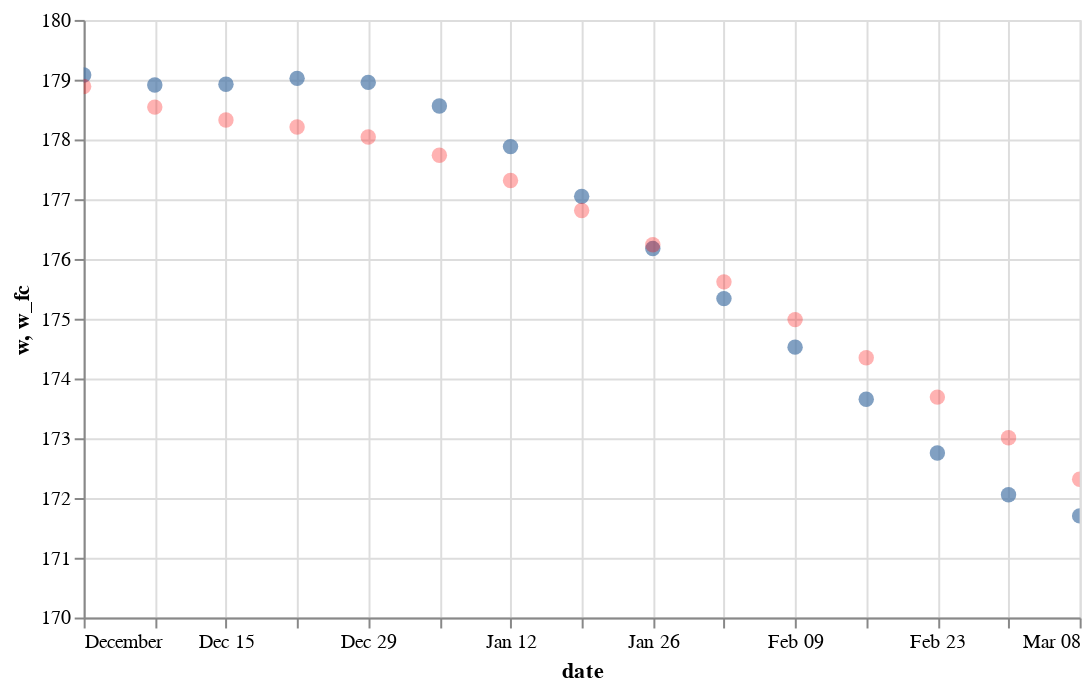

Write notebook code for a chart like this one.
### Code cell
ch1=alt.Chart(wgt_forecast).mark_circle(size=60).encode(
    x='date',  
    y=alt.Y('w',
        scale=alt.Scale(domain=(170, 180))
    ),  
    tooltip=['date', 'w', 'w_fc']
).properties(
    width=500,
    height=300
).interactive()
ch2=alt.Chart(wgt_forecast).mark_circle(size=60,color='red', opacity=0.3).encode(
    x='date',  
    y=alt.Y('w_fc',
        scale=alt.Scale(domain=(170, 180))
    ),  
    tooltip=['date', 'w', 'w_fc']
).properties(
    width=500,
    height=300
).interactive()
ch1+ch2

### Figure 1 — Vega-Lite specification as saved in the notebook (floating-point values rounded to 4 significant figures)
{"config": {"view": {"continuousWidth": 400, "continuousHeight": 300}}, "layer": [{"mark": {"type": "circle", "size": 60}, "encoding": {"tooltip": [{"type": "temporal", "field": "date"}, {"type": "quantitative", "field": "w"}, {"type": "quantitative", "field": "w_fc"}], "x": {"type": "temporal", "field": "date"}, "y": {"type": "quantitative", "field": "w", "scale": {"domain": [170, 180]}}}, "height": 300, "selection": {"selector067": {"type": "interval", "bind": "scales", "encodings": ["x", "y"]}}, "width": 500}, {"mark": {"type": "circle", "color": "red", "opacity": 0.3, "size": 60}, "encoding": {"tooltip": [{"type": "temporal", "field": "date"}, {"type": "quantitative", "field": "w"}, {"type": "quantitative", "field": "w_fc"}], "x": {"type": "temporal", "field": "date"}, "y": {"type": "quantitative", "field": "w_fc", "scale": {"domain": [170, 180]}}}, "height": 300, "selection": {"selector068": {"type": "interval", "bind": "scales", "encodings": ["x", "y"]}}, "width": 500}], "data": {"name": "data-ee5dd9b3ad220ba6ce283ffabb5f1256"}, "$schema": "https://vega.github.io/schema/vega-lite/v4.0.2.json", "datasets": {"data-ee5dd9b3ad220ba6ce283ffabb5f1256": [{"w_prev": 179.3, "c": 2158.0, "s": 14950.0, "w": 179.1, "w_fc": 178.9, "date": "2019-12-01T00:00:00"}, {"w_prev": 179.1, "c": 2169.0, "s": 14850.0, "w": 178.9, "w_fc": 178.5, "date": "2019-12-08T00:00:00"}, {"w_prev": 178.9, "c": 2232.0, "s": 14270.0, "w": 178.9, "w_fc": 178.3, "date": "2019-12-15T00:00:00"}, {"w_prev": 178.9, "c": 2281.0, "s": 13860.0, "w": 179.0, "w_fc": 178.2, "date": "2019-12-22T00:00:00"}, {"w_prev": 179.0, "c": 2257.0, "s": 14100.0, "w": 179.0, "w_fc": 178.0, "date": "2019-12-29T00:00:00"}, {"w_prev": 179.0, "c": 2183.0, "s": 14640.0, "w": 178.6, "w_fc": 177.7, "date": "2020-01-05T00:00:00"}, {"w_prev": 178.6, "c": 2114.0, "s": 14730.0, "w": 177.9, "w_fc": 177.3, "date": "2020-01-12T00:00:00"}, {"w_prev": 177.9, "c": 2059.0, "s": 14380.0, "w": 177.0, "w_fc": 176.8, "date": "2020-01-19T00:00:00"}, {"w_prev": 177.0, "c": 2008.0, "s": 14110.0, "w": 176.2, "w_fc": 176.2, "date": "2020-01-26T00:00:00"}, {"w_prev": 176.2, "c": 1976.0, "s": 14040.0, "w": 175.3, "w_fc": 175.6, "date": "2020-02-02T00:00:00"}, {"w_prev": 175.3, "c": 1966.0, "s": 14070.0, "w": 174.5, "w_fc": 175.0, "date": "2020-02-09T00:00:00"}, {"w_prev": 174.5, "c": 1964.0, "s": 14340.0, "w": 173.7, "w_fc": 174.3, "date": "2020-02-16T00:00:00"}, {"w_prev": 173.7, "c": 1959.0, "s": 14860.0, "w": 172.8, "w_fc": 173.7, "date": "2020-02-23T00:00:00"}, {"w_prev": 172.8, "c": 1951.0, "s": 15340.0, "w": 172.1, "w_fc": 173.0, "date": "2020-03-01T00:00:00"}, {"w_prev": 172.1, "c": 1946.0, "s": 15610.0, "w": 171.7, "w_fc": 172.3, "date": "2020-03-08T00:00:00"}]}}
